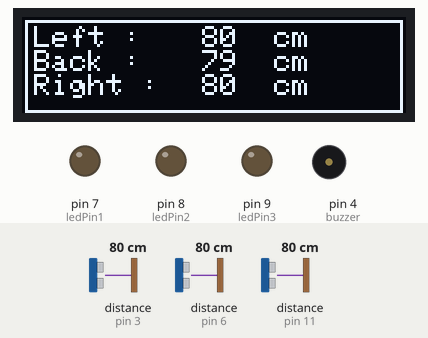
The sketch below on a simulated Arduino Uno, built with avr-gcc and run on an emulated ATmega328P. Shown: 128×32 one-colour display, output pins drawn as LEDs (lit = HIGH), buzzer (waves = sounding, pin HIGH). Wiring (inferred from the names in the program): 3 × ultrasonic range finder: trigger pin 2, echo pin 3 / trigger pin 5, echo pin 6 / trigger pin 10, echo pin 11. Dashed ring = blinking. The inputs (shaded band) are chosen by the test bench; at power-on: distance to the obstacle (sensors on pin 3, pin 11, pin 6) 80 cm. The echo pulse lasts 58.3 µs per cm; pins used as bus, display or sensor lines are not drawn.

Above: at 2.2 s.
2.3 s: distance to the obstacle (sensor on pin 3) set to 55 cm
At 4.3 s:
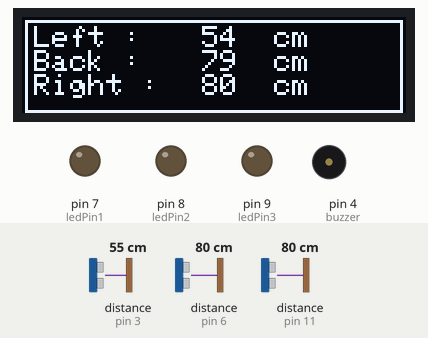
4.6 s: distance to the obstacle (sensor on pin 3) set to 46 cm
At 5.8 s:
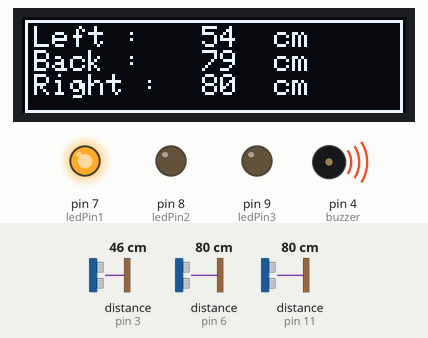
7.7 s: distance to the obstacle (sensor on pin 11) set to 55 cm
At 10.7 s:
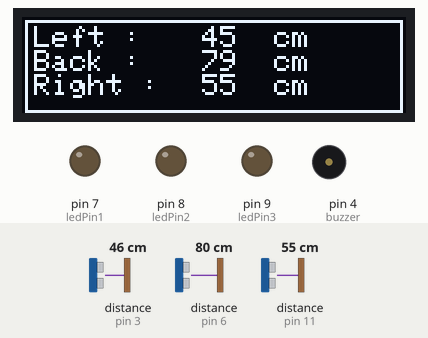
10.8 s: distance to the obstacle (sensor on pin 11) set to 45 cm
At 13.41 s:
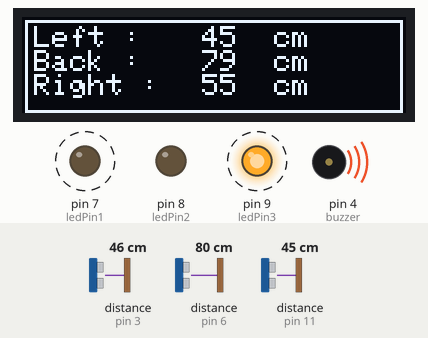
13.9 s: distance to the obstacle (sensor on pin 6) set to 54 cm
At 16.5 s:
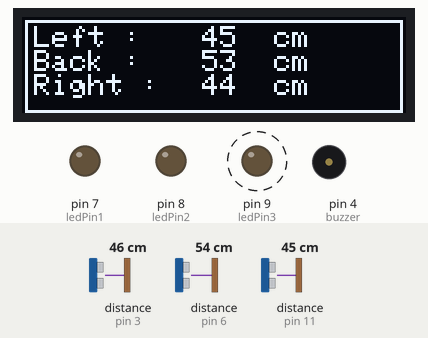
17.0 s: distance to the obstacle (sensor on pin 6) set to 47 cm
At 19.68 s:
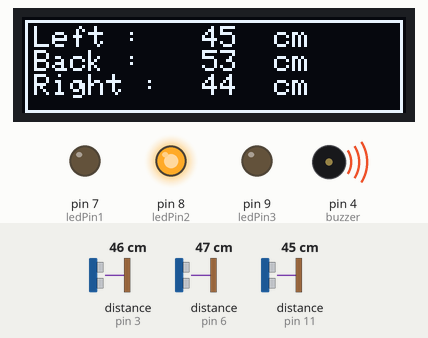
Timing chart, 0 to 21.1 s (numbered marks = the images above; inputs shaded):
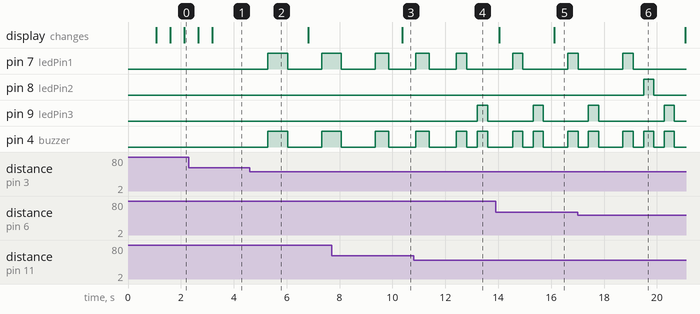

The sketch:

Mini_Project.ino
```cpp
#include <SPI.h>  // library for Serial Peripheral Interface (communicating with one or more peripheral devices quickly over short distances)
#include <Wire.h> // library that allows communication with I2C/TWI devices (by setting A4 as SDA and A5 as SCL)
#include <Adafruit_GFX.h>   // both Adafruit library is necessary library for Oled display
#include <Adafruit_SSD1306.h>

//Declaration of display resolution
#define SCREEN_WIDTH 128
#define SCREEN_HEIGHT 32

//Declaration of digital pin on Arduino
#define trigPin1 2
#define echoPin1 3
#define buzzer 4
#define trigPin2 5
#define echoPin2 6
#define ledPin1 7
#define ledPin2 8
#define ledPin3 9
#define trigPin3 10
#define echoPin3 11

// Declaration for an SSD1306 display connected to I2C (SDA, SCL pins)
Adafruit_SSD1306 display(SCREEN_WIDTH, SCREEN_HEIGHT, &Wire, -1);

// Declaration of every variable type
long duration, LEFTSensor,BACKSensor,RIGHTSensor;
int distance, LEFTDisplay,BACKDisplay,RIGHTDisplay;

void setup() {  // set up code that will run once
  Serial.begin(9600); //begin serial communication at 9600 baud rate

  // Declaration of pin mode (either Input or Output)
  pinMode(trigPin1, OUTPUT);
  pinMode(echoPin2, INPUT);
  pinMode(buzzer, OUTPUT);
  pinMode(trigPin2, OUTPUT);
  pinMode(echoPin2, INPUT);
  pinMode(ledPin1, OUTPUT);
  pinMode(ledPin2, OUTPUT);
  pinMode(ledPin3, OUTPUT);
  pinMode(trigPin3, OUTPUT);
  pinMode(echoPin3, INPUT);
  display.begin(SSD1306_SWITCHCAPVCC, 0x3C); // Initialize I2C addr for 128x32 display (0x3C)


  delay(1000);
  display.clearDisplay();

}

void loop() { //code that will run continously

  display.drawRect(1, 1, 126,31, WHITE); // set rectangle border on display
  SonarSensor(trigPin1, echoPin1); // refer to SonarSensor function
  String LEFTSensor = String(distance); // save data taken from fuction to a variable (and change from int to string)
  LEFTDisplay = distance; // save data taken to another variable
  SonarSensor(trigPin2, echoPin2);
  String BACKSensor = String(distance);
  BACKDisplay = distance;
  SonarSensor(trigPin3, echoPin3);
  String RIGHTSensor = String(distance);
  RIGHTDisplay = distance;

  display.display(); // initialize display
  display.clearDisplay(); // refresh out display
  DisText("Left : ", 4, 3, 1, false); // refer to function DisText
  DisText(LEFTSensor, 60, 3, 1, false);
  DisText("cm", 84, 3, 1, false);
  DisText("Back : ", 4, 11, 1, false);
  DisText(BACKSensor, 60, 11, 1, false);
  DisText("cm", 84, 11, 1, false);
  DisText("Right : ", 4, 19, 1, false);
  DisText(RIGHTSensor, 60, 19, 1, false);
  DisText("cm", 84, 19, 1, false);

   delay(500); // set delay of 500 microsecond before refreshing

  if((LEFTDisplay >= 10) & (LEFTDisplay <= 50))
  {
  digitalWrite(buzzer, HIGH); // turn on buzzer
  digitalWrite(ledPin1, HIGH); // turn on led no.1
  delay(10*(distance-5)); // set delay by calculation
  digitalWrite(buzzer, LOW); // turn off buzzer
  digitalWrite(ledPin1, LOW); // turn off led no.1
  delay(10*(distance-5));
  }

  if((BACKDisplay >= 10) & (BACKDisplay <= 50))
  {
  digitalWrite(buzzer, HIGH);
  digitalWrite(ledPin2, HIGH);
  delay(10*(distance-5));
  digitalWrite(buzzer, LOW);
  digitalWrite(ledPin2, LOW);
  delay(10*(distance-5));
  }

  if((RIGHTDisplay >= 10) & (RIGHTDisplay <= 50))
  {
  digitalWrite(buzzer, HIGH);
  digitalWrite(ledPin3, HIGH);
  delay(10*(distance-5));
  digitalWrite(buzzer, LOW);
  digitalWrite(ledPin3, LOW);
  delay(10*(distance-5));
  }
}

void DisText(String text, int x, int y,int size, boolean d) // function to simplify oled display setting
{

  display.setTextSize(size); // set size of text (size 1 take of 8 bit)
  display.setTextColor(WHITE); // set colour of text
  display.setCursor(x,y); // set x and y coordinate of text
  display.println(text); // print text on display
  if(d){
    display.display();
  }

}

void SonarSensor(int trigPin,int echoPin) // function to simplify distance measurement
{
digitalWrite(trigPin, LOW); // turn off the trigger/transmitter
delayMicroseconds(2); // for duration of two microsecond
digitalWrite(trigPin, HIGH); // turn on the transmitter
delayMicroseconds(10); // for 10 second
digitalWrite(trigPin, LOW); // turn off the transmitter
duration = pulseIn(echoPin, HIGH); // set duration as the interval of echo/receiver recieve two ulratsonic wave
distance = (duration/2) / 29.1; // calculation of ulratosonic wave interval duration to distance


}
```

Measured:
- the behaviour switches between 52 and 51 cm on distance to the obstacle (sensor on pin 3) (found by bisection; images 1 and 2)
- the behaviour switches between 51 and 50 cm on distance to the obstacle (sensor on pin 11) (found by bisection; images 3 and 4)
- the behaviour switches between 52 and 51 cm on distance to the obstacle (sensor on pin 6) (found by bisection; images 5 and 6)
- after the input at 2.3 s, the display: first differs from a run without the input after 0.89 s (image 1)
- after the input at 4.6 s, pin 7 (ledPin1), pin 4 (buzzer): LOW → HIGH after 0.69 s, → LOW 0.75 s later, → HIGH 1.3 s later
- after the input at 7.7 s, the display: changes after 2.7 s (image 3)
- after the input at 10.8 s, pin 9 (ledPin3): LOW → HIGH after 2.4 s, → LOW 0.40 s later
- after the input at 13.9 s, the display: first differs from a run without the input after 2.2 s (image 5)
- after the input at 17.0 s, pin 8 (ledPin2): LOW → HIGH after 2.5 s, → LOW 0.39 s later; pin 9 (ledPin3): LOW → HIGH after 3.3 s, → LOW 0.39 s later
